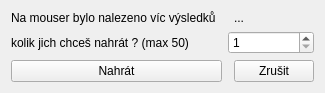
<?xml version="1.0" encoding="UTF-8"?>
<ui version="4.0">
 <class>Form</class>
 <widget class="QWidget" name="Form">
  <property name="geometry">
   <rect>
    <x>0</x>
    <y>0</y>
    <width>298</width>
    <height>92</height>
   </rect>
  </property>
  <property name="windowTitle">
   <string>Form</string>
  </property>
  <layout class="QGridLayout" name="gridLayout">
   <item row="1" column="0">
    <widget class="QLabel" name="label_2">
     <property name="text">
      <string>kolik jich chceš nahrát ? (max 50)</string>
     </property>
    </widget>
   </item>
   <item row="1" column="2" colspan="2">
    <widget class="QSpinBox" name="spin_nr_of_results">
     <property name="minimum">
      <number>1</number>
     </property>
     <property name="maximum">
      <number>50</number>
     </property>
    </widget>
   </item>
   <item row="3" column="0">
    <spacer name="verticalSpacer">
     <property name="orientation">
      <enum>Qt::Vertical</enum>
     </property>
     <property name="sizeHint" stdset="0">
      <size>
       <width>20</width>
       <height>40</height>
      </size>
     </property>
    </spacer>
   </item>
   <item row="2" column="0" colspan="2">
    <widget class="QPushButton" name="pb_load">
     <property name="text">
      <string>Nahrát</string>
     </property>
    </widget>
   </item>
   <item row="0" column="0">
    <widget class="QLabel" name="label">
     <property name="text">
      <string>Na mouser bylo nalezeno víc výsledků</string>
     </property>
    </widget>
   </item>
   <item row="2" column="3">
    <widget class="QPushButton" name="pb_cancel">
     <property name="text">
      <string>Zrušit</string>
     </property>
    </widget>
   </item>
   <item row="0" column="3">
    <widget class="QLabel" name="la_vysledky">
     <property name="text">
      <string>...</string>
     </property>
    </widget>
   </item>
   <item row="1" column="4">
    <spacer name="horizontalSpacer">
     <property name="orientation">
      <enum>Qt::Horizontal</enum>
     </property>
     <property name="sizeHint" stdset="0">
      <size>
       <width>40</width>
       <height>20</height>
      </size>
     </property>
    </spacer>
   </item>
  </layout>
 </widget>
 <resources/>
 <connections/>
</ui>
